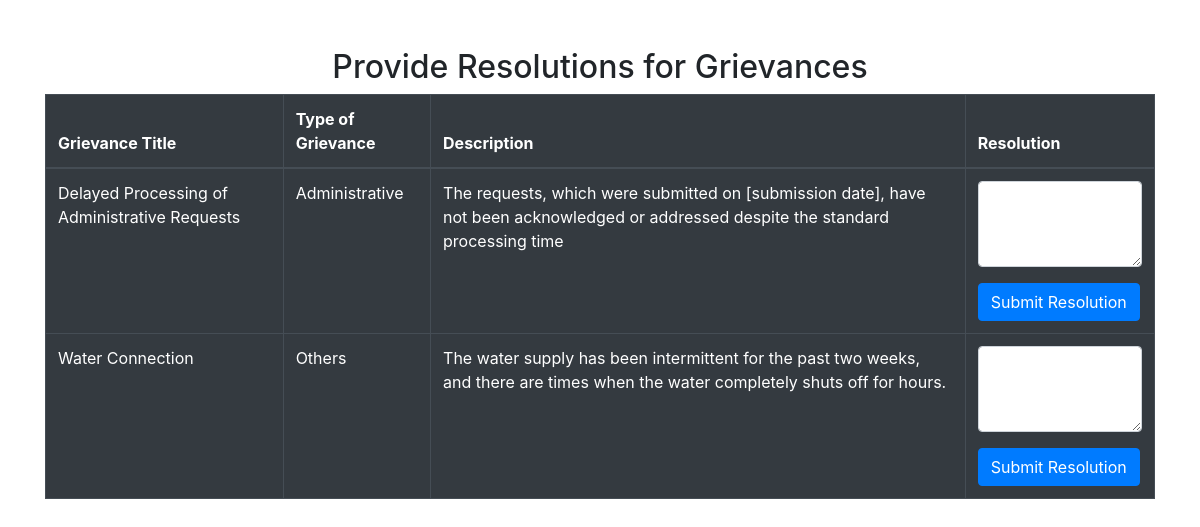
Before: /adminresolution/ with the older database file.
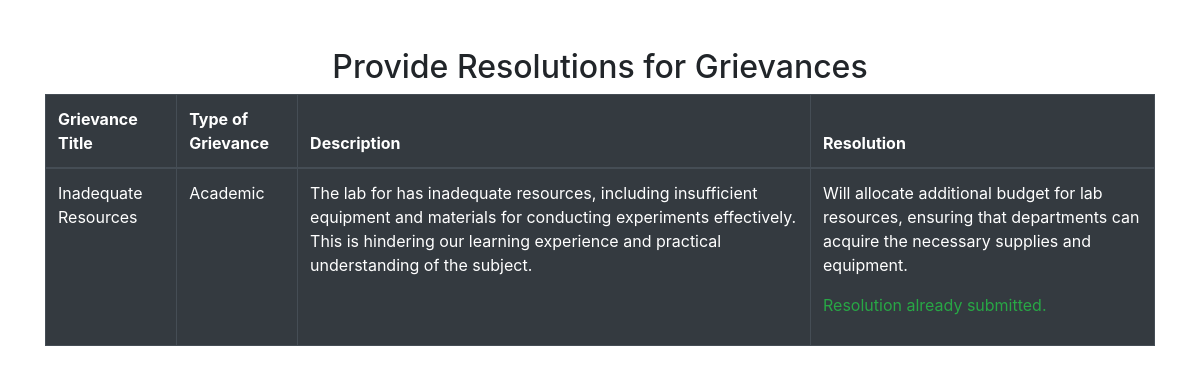
After: the same page with the newer database file.
### accounts/models.py (models this page shows, shortened)
class Grievance(models.Model):
    GRIEVANCE_CHOICES = [
        ('academic', 'Academic'),
        ('administrative', 'Administrative'),
        ('others', 'Others'),
    ]
    owner=models.ForeignKey(Registers,related_name='user_profile',on_delete=models.CASCADE,null=True)
    name = models.CharField(max_length=255, blank=True, null=True)  # Optional name field
    department = models.CharField(max_length=255, blank=True, null=True)  # Optional department field
    complaint_title = models.CharField(max_length=255)
    type_of_grievance = models.CharField(max_length=50, choices=GRIEVANCE_CHOICES)
    complaint_description = models.TextField()
    resolution = models.TextField(blank=True, null=True)  # New field for resolution
    assigned_to = models.ForeignKey(Registers, null=True, blank=True, on_delete=models.SET_NULL)  # ForeignKey
    facultyresolution = models.TextField(null=True, blank=True)  # New field for storing resolution

### accounts/views.py (the view, shortened to what this page needs)
# urls.py: path('adminresolution/', views.admin_resolution_view, name='admin_resolution'),
def admin_resolution_view(request):
    success_message = None  # Initialize success message
    grievances = Grievance.objects.all()
    return render(request, 'adminresolution.html', {'grievances': grievances})

### template/adminresolution.html (shortened to what this page needs)
<!DOCTYPE html>
<html lang="en">
<head>
    <link rel="stylesheet" href="https://stackpath.bootstrapcdn.com/bootstrap/4.5.2/css/bootstrap.min.css">
</head>
<body>
    <div class="container mt-5">
        <h2 class="text-center">Provide Resolutions for Grievances</h2>
        <table class="table table-dark table-bordered">
            <thead>
                <tr>
                    <th>Grievance Title</th>
                    <th>Type of Grievance</th>
                    <th>Description</th>
                    <th>Resolution</th>
                </tr>
            </thead>
            <tbody>
                {% for grievance in grievances %}
                <tr>
                    <td>{{ grievance.complaint_title }}</td>
                    <td>{{ grievance.get_type_of_grievance_display }}</td>
                    <td>{{ grievance.complaint_description }}</td>
                    <td>
                        {% if grievance.resolution %}
                            <p>{{ grievance.resolution }}</p>
                            <p class="text-success">Resolution already submitted.</p>
                        {% else %}
                            <form method="POST" onsubmit="return showSuccessMessage();">
                                <div class="form-group">
                                    <textarea name="resolution" class="form-control" rows="3" required></textarea>
                                </div>
                                <button type="submit" class="btn btn-primary">Submit Resolution</button>
                            </form>
                        {% endif %}
                    </td>
                </tr>
                {% endfor %}
            </tbody>
        </table>
    </div>
</body>
</html>

Changed rows visible on the page:
removed Grievance: complaint_title "Delayed Processing of Administrative Requests", type_of_grievance "Administrative", complaint_description "The requests, which were submitted on [submission date], have not been acknowledged or addressed despite the standard processing time"
removed Grievance: complaint_title "Water Connection", type_of_grievance "Others", complaint_description "The water supply has been intermittent for the past two weeks, and there are times when the water completely shuts off for hours."
added Grievance: complaint_title "Inadequate Resources", type_of_grievance "Academic", complaint_description "The lab for has inadequate resources, including insufficient equipment and materials for conducting experiments effectively. This is hindering our learning experience and practical understanding of the subject.", resolution "Will allocate additional budget for lab resources, ensuring that departments can acquire the necessary supplies and equipment."
